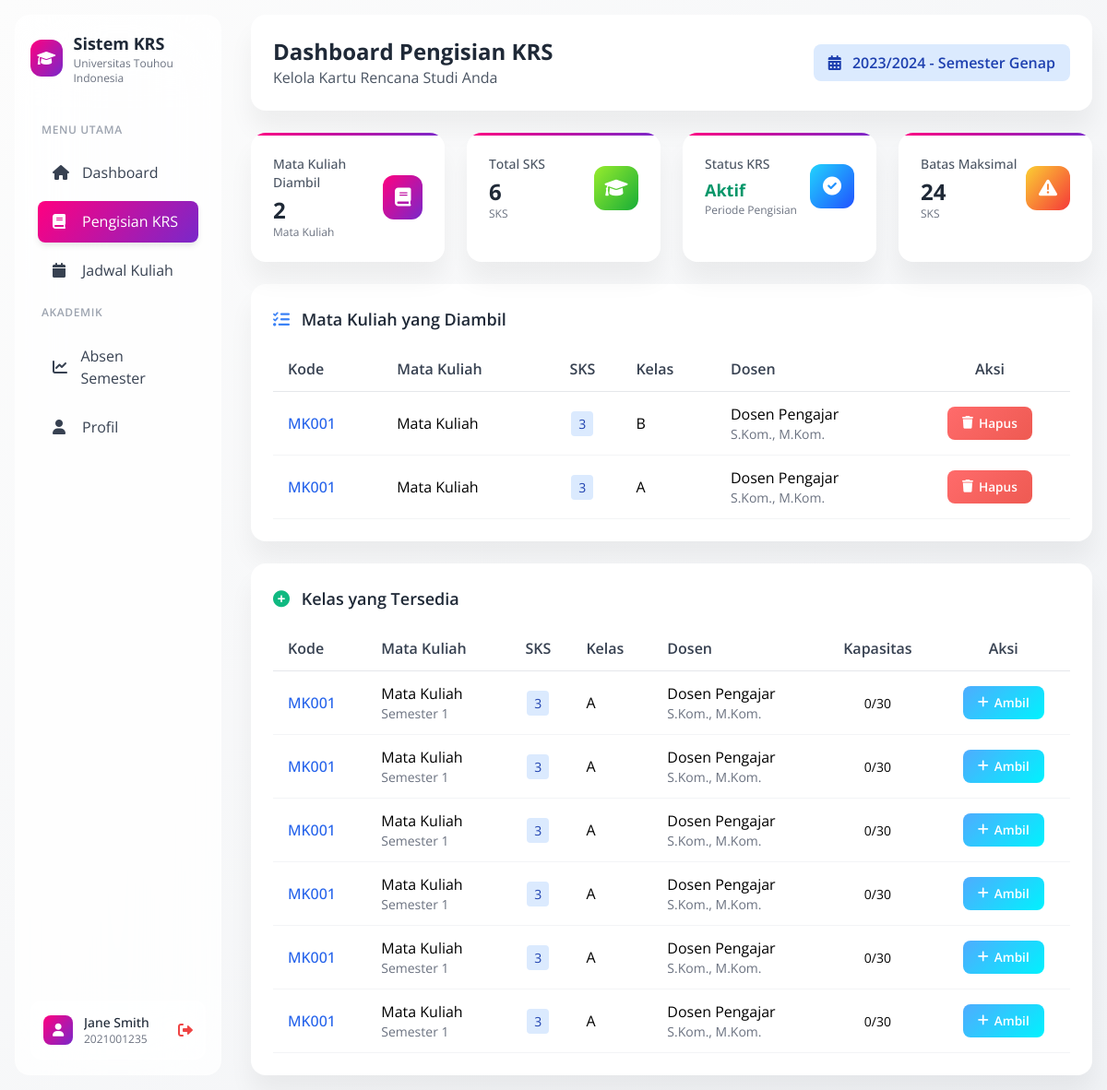
The page /sistem-krs/krs-dashboard.php (signed in) on the database as committed earlier.
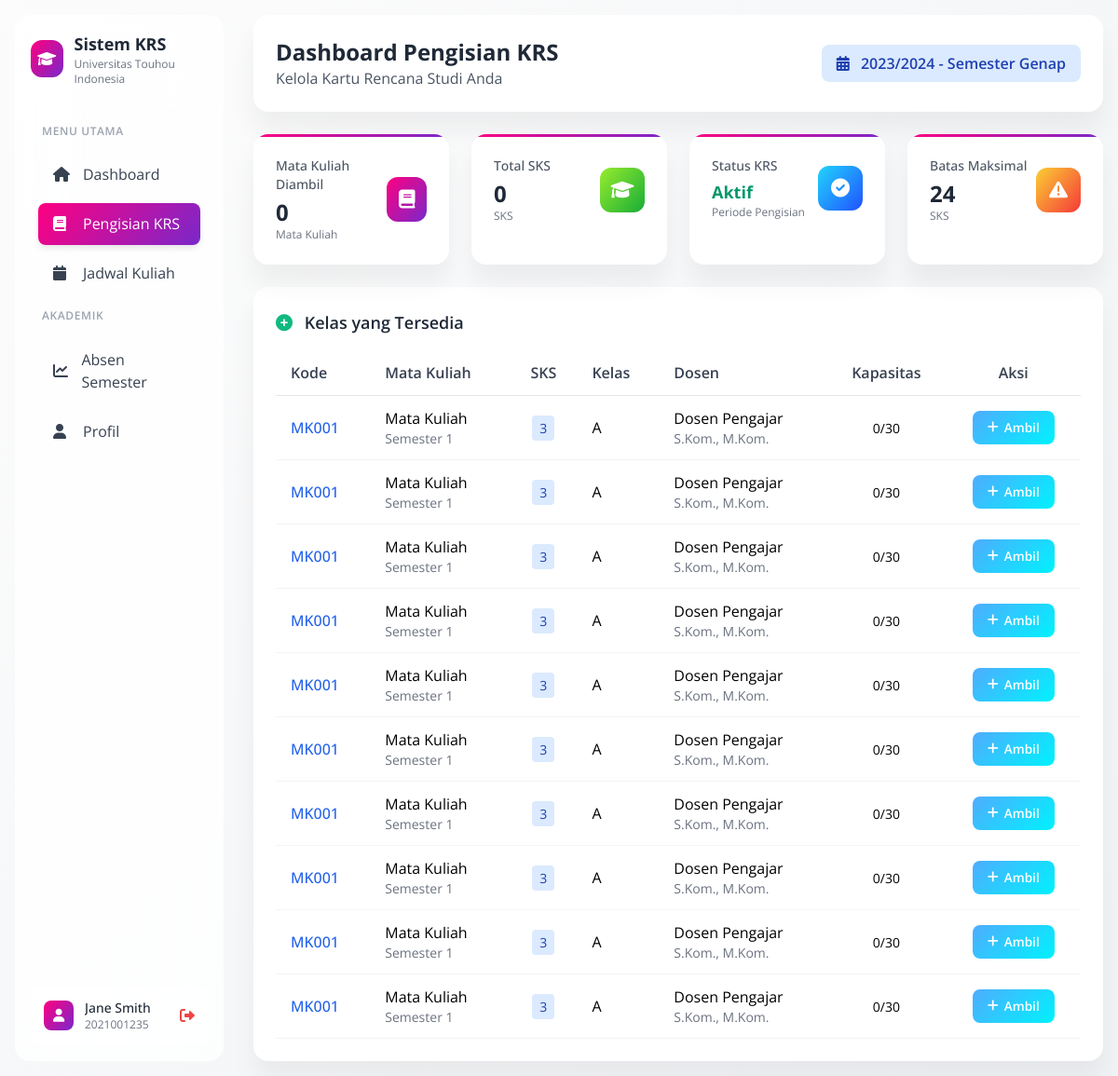
The same page on the database as committed later.
### tables this page shows
CREATE TABLE `krs` (
  `id_krs` int(11) NOT NULL,
  `id_mahasiswa` int(11) NOT NULL,
  `id_kelas` int(11) NOT NULL,
  `tanggal_ambil` datetime DEFAULT current_timestamp(),
  `nilai_angka` decimal(4,2) DEFAULT NULL,
  `nilai_huruf` varchar(2) DEFAULT NULL,
  `status_krs` enum('pending','disetujui','ditolak','aktif','selesai','batal') DEFAULT 'pending',
  `semester` varchar(20) DEFAULT NULL,
  `tahun_ajaran` varchar(20) DEFAULT NULL,
  `created_at` timestamp NOT NULL DEFAULT current_timestamp()
);

CREATE TABLE `kelas` (
  `id_kelas` int(11) NOT NULL,
  `id_matakuliah` int(11) NOT NULL,
  `id_dosen` int(11) NOT NULL,
  `id_tahun_akademik` int(11) NOT NULL,
  `nama_kelas` varchar(50) NOT NULL,
  `kapasitas` int(4) NOT NULL DEFAULT 40,
  `hari` enum('Senin','Selasa','Rabu','Kamis','Jumat','Sabtu') DEFAULT NULL,
  `jam_mulai` time DEFAULT NULL,
  `jam_selesai` time DEFAULT NULL,
  `ruangan` varchar(50) DEFAULT NULL,
  `semester` varchar(20) DEFAULT NULL,
  `tahun_ajaran` varchar(20) DEFAULT NULL,
  `status` enum('aktif','nonaktif') DEFAULT 'aktif',
  `tanggal_mulai` date DEFAULT NULL,
  `tanggal_selesai` date DEFAULT NULL,
  `created_at` timestamp NOT NULL DEFAULT current_timestamp()
);

### sistem-krs/krs-dashboard.php (the view, shortened to what the changed rows need)
<?php
$database = new Database();
$conn = $database->getConnection();
$krs_query = "SELECT krs.*,
                     'Mata Kuliah' as nama_matakuliah,
                     'MK001' as kode_matakuliah,
                     3 as sks,
                     'Dosen Pengajar' as nama_dosen,
                     'S.Kom., M.Kom.' as gelar,
                     kl.nama_kelas
              FROM krs
              JOIN kelas kl ON krs.id_kelas = kl.id_kelas
              WHERE krs.id_mahasiswa = :id_mahasiswa AND krs.status_krs = 'Aktif'";
$krs_stmt = $conn->prepare($krs_query);
$krs_stmt->bindValue(':id_mahasiswa', $_SESSION['user_id']);
$krs_stmt->execute();
$current_krs = $krs_stmt->fetchAll(PDO::FETCH_ASSOC);
$total_sks = count($current_krs) * 3;
$available_query = "SELECT kl.*,
                           'Mata Kuliah' as nama_matakuliah,
                           'MK001' as kode_matakuliah,
                           3 as sks,
                           1 as semester,
                           'Dosen Pengajar' as nama_dosen,
                           'S.Kom., M.Kom.' as gelar,
                           30 as kapasitas,
                           0 as terisi
                    FROM kelas kl
                    WHERE kl.id_kelas NOT IN (
                        SELECT COALESCE(k.id_kelas, 0) FROM krs k WHERE k.id_mahasiswa = :id_mahasiswa AND k.status_krs = 'Aktif'
                    )
                    ORDER BY kl.nama_kelas
                    LIMIT 10";
$available_stmt = $conn->prepare($available_query);
$available_stmt->bindValue(':id_mahasiswa', $_SESSION['user_id']);
$available_stmt->execute();
$available_classes = $available_stmt->fetchAll(PDO::FETCH_ASSOC);
?>
<!DOCTYPE html>
<html lang="id">
<head>
    <link href="https://cdn.jsdelivr.net/npm/tailwindcss@2.2.19/dist/tailwind.min.css" rel="stylesheet">
    <link href="https://cdnjs.cloudflare.com/ajax/libs/font-awesome/6.0.0/css/all.min.css" rel="stylesheet">
</head>
<body class="bg-gray-50">
    <div class="flex min-h-screen">
        <div class="w-64 p-4">
            <div class="sidebar-soft h-full p-4">
                <div class="flex items-center gap-3 mb-8">
                    <div>
                        <h2 class="text-lg font-bold text-gray-800">Sistem KRS</h2>
                    </div>
                </div>
            </div>
        </div>
        <div class="flex-1 p-4">
            <div class="card mb-6">
                <div class="p-6">
                    <div class="flex items-center justify-between">
                        <div>
                            <h1 class="text-2xl font-bold text-gray-800">Dashboard Pengisian KRS</h1>
                        </div>
                    </div>
                </div>
            </div>
            <div class="grid grid-cols-1 md:grid-cols-2 lg:grid-cols-4 gap-6 mb-6">
                <div class="stats-card">
                    <div class="flex items-center justify-between">
                        <div>
                            <p class="text-sm font-medium text-gray-600 mb-1">Mata Kuliah Diambil</p>
                            <h3 class="text-2xl font-bold text-gray-800"><?php echo count($current_krs); ?></h3>
                            <p class="text-xs text-gray-500">Mata Kuliah</p>
                        </div>
                    </div>
                </div>
                <div class="stats-card">
                    <div class="flex items-center justify-between">
                        <div>
                            <p class="text-sm font-medium text-gray-600 mb-1">Total SKS</p>
                            <h3 class="text-2xl font-bold text-gray-800"><?php echo $total_sks; ?></h3>
                            <p class="text-xs text-gray-500">SKS</p>
                        </div>
                    </div>
                </div>
            </div>
            <?php if (!empty($current_krs)): ?>
            <div class="card mb-6">
                <div class="p-6">
                    <h3 class="text-lg font-semibold text-gray-800 mb-4">
                        <i class="fas fa-list-check text-blue-500 mr-2"></i>
                        Mata Kuliah yang Diambil
                    </h3>
                    <div class="overflow-x-auto">
                        <table class="w-full">
                            <thead>
                                <tr class="border-b border-gray-200">
                                    <th class="text-left py-3 px-4 font-semibold text-gray-700">Kode</th>
                                    <th class="text-left py-3 px-4 font-semibold text-gray-700">Mata Kuliah</th>
                                    <th class="text-center py-3 px-4 font-semibold text-gray-700">SKS</th>
                                    <th class="text-left py-3 px-4 font-semibold text-gray-700">Kelas</th>
                                    <th class="text-left py-3 px-4 font-semibold text-gray-700">Dosen</th>
                                    <th class="text-center py-3 px-4 font-semibold text-gray-700">Aksi</th>
                                </tr>
                            </thead>
                            <tbody>
                                <?php foreach ($current_krs as $krs): ?>
                                <tr class="border-b border-gray-100 hover:bg-gray-50">
                                    <td class="py-3 px-4 font-medium text-blue-600">
                                        <?php echo $krs['kode_matakuliah']; ?></td>
                                    <td class="py-3 px-4"><?php echo $krs['nama_matakuliah']; ?></td>
                                    <td class="text-center py-3 px-4">
                                        <span
                                            class="bg-blue-100 text-blue-800 px-2 py-1 rounded text-sm"><?php echo $krs['sks']; ?></span>
                                    </td>
                                    <td class="py-3 px-4"><?php echo $krs['nama_kelas']; ?></td>
                                    <td class="py-3 px-4">
                                        <div>
                                            <div><?php echo $krs['nama_dosen']; ?></div>
                                            <div class="text-sm text-gray-500"><?php echo $krs['gelar']; ?></div>
                                        </div>
                                    </td>
                                    <td class="text-center py-3 px-4">
                                        <form method="POST" style="display: inline;">
                                            <button type="submit" class="btn btn-danger"
                                                onclick="return confirm('Yakin ingin menghapus mata kuliah ini?')">
                                                <i class="fas fa-trash"></i> Hapus
                                            </button>
                                        </form>
                                    </td>
                                </tr>
                                <?php endforeach; ?>
                            </tbody>
                        </table>
                    </div>
                </div>
            </div>
            <?php endif; ?>
            <div class="card">
                <div class="p-6">
                    <?php if (empty($available_classes)): ?>
                    <div class="text-center py-8">
                        <i class="fas fa-info-circle text-4xl text-gray-400 mb-4"></i>
                        <h4 class="text-lg font-semibold text-gray-600 mb-2">Tidak Ada Kelas Tersedia</h4>
                        <p class="text-gray-500">Semua kelas sudah diambil atau belum ada kelas yang dibuka.</p>
                    </div>
                    <?php else: ?>
                    <div class="overflow-x-auto">
                        <table class="w-full">
                            <thead>
                                <tr class="border-b border-gray-200">
                                    <th class="text-left py-3 px-4 font-semibold text-gray-700">Kode</th>
                                    <th class="text-left py-3 px-4 font-semibold text-gray-700">Mata Kuliah</th>
                                    <th class="text-center py-3 px-4 font-semibold text-gray-700">SKS</th>
                                    <th class="text-left py-3 px-4 font-semibold text-gray-700">Kelas</th>
                                    <th class="text-left py-3 px-4 font-semibold text-gray-700">Dosen</th>
                                    <th class="text-center py-3 px-4 font-semibold text-gray-700">Kapasitas</th>
                                    <th class="text-center py-3 px-4 font-semibold text-gray-700">Aksi</th>
                                </tr>
                            </thead>
                            <tbody>
                                <?php foreach ($available_classes as $class): ?>
                                <tr class="border-b border-gray-100 hover:bg-gray-50">
                                    <td class="py-3 px-4 font-medium text-blue-600">
                                        <?php echo $class['kode_matakuliah']; ?></td>
                                    <td class="py-3 px-4">
                                        <div>
                                            <div><?php echo $class['nama_matakuliah']; ?></div>
                                            <div class="text-sm text-gray-500">Semester
                                                <?php echo $class['semester']; ?></div>
                                        </div>
                                    </td>
                                    <td class="text-center py-3 px-4">
                                        <span
                                            class="bg-blue-100 text-blue-800 px-2 py-1 rounded text-sm"><?php echo $class['sks']; ?></span>
                                    </td>
                                    <td class="py-3 px-4"><?php echo $class['nama_kelas']; ?></td>
                                    <td class="py-3 px-4">
                                        <div>
                                            <div><?php echo $class['nama_dosen']; ?></div>
                                            <div class="text-sm text-gray-500"><?php echo $class['gelar']; ?></div>
                                        </div>
                                    </td>
                                    <td class="text-center py-3 px-4">
                                        <span
                                            class="text-sm"><?php echo $class['terisi']; ?>/<?php echo $class['kapasitas']; ?></span>
                                    </td>
                                    <td class="text-center py-3 px-4">
                                        <form method="POST" style="display: inline;">
                                            <button type="submit" class="btn btn-primary">
                                                <i class="fas fa-plus"></i> Ambil
                                            </button>
                                        </form>
                                    </td>
                                </tr>
                                <?php endforeach; ?>
                            </tbody>
                        </table>
                    </div>
                    <?php endif; ?>
                </div>
            </div>
        </div>
    </div>
</body>
</html>

Rows that differ between the two databases and show on the page:
no longer on this page (row edited): krs: kode_matakuliah "MK001", nama_matakuliah "Mata Kuliah", sks "3", id_kelas.nama_kelas "B", nama_dosen "Dosen Pengajar", gelar "S.Kom., M.Kom."
no longer on this page (row edited): krs: kode_matakuliah "MK001", nama_matakuliah "Mata Kuliah", sks "3", id_kelas.nama_kelas "A", nama_dosen "Dosen Pengajar", gelar "S.Kom., M.Kom."
now on this page (row edited): kelas: kode_matakuliah "MK001", nama_matakuliah "Mata Kuliah", semester "1", sks "3", nama_kelas "A", nama_dosen "Dosen Pengajar", gelar "S.Kom., M.Kom.", terisi "0", kapasitas "30"
added kelas: kode_matakuliah "MK001", nama_matakuliah "Mata Kuliah", semester "1", sks "3", nama_kelas "A", nama_dosen "Dosen Pengajar", gelar "S.Kom., M.Kom.", terisi "0", kapasitas "30"
added kelas: kode_matakuliah "MK001", nama_matakuliah "Mata Kuliah", semester "1", sks "3", nama_kelas "A", nama_dosen "Dosen Pengajar", gelar "S.Kom., M.Kom.", terisi "0", kapasitas "30"
added kelas: kode_matakuliah "MK001", nama_matakuliah "Mata Kuliah", semester "1", sks "3", nama_kelas "A", nama_dosen "Dosen Pengajar", gelar "S.Kom., M.Kom.", terisi "0", kapasitas "30"
Other text that changed with them:
count($current_krs): "2" → "0"
$total_sks: "6" → "0"
text no longer shown: "Mata Kuliah yang Diambil Kode Mata Kuliah SKS Kelas Dosen Aksi"
